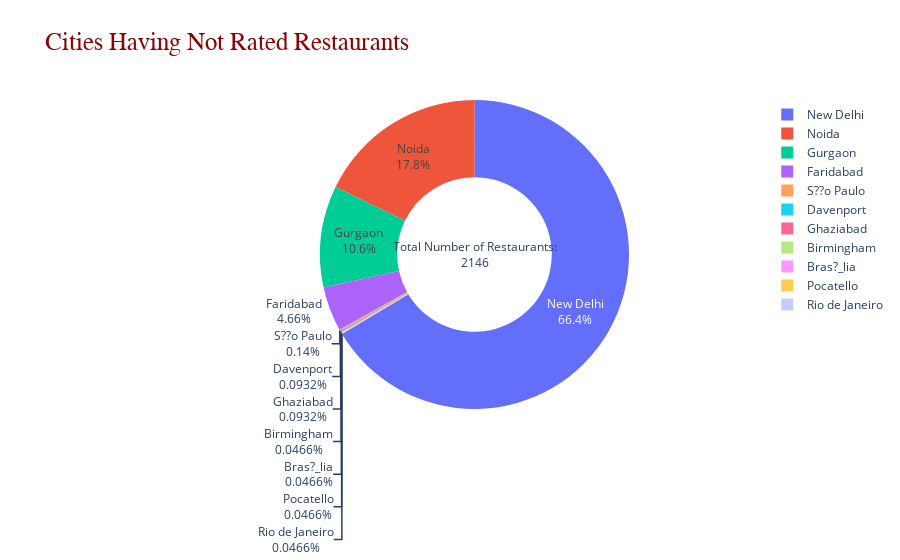

The cell this chart's notebook holds for it:
### Code cell
fig6=go.Figure(go.Pie(labels=Total_Restaurants_Not_Rated.index,
                      values=Total_Restaurants_Not_Rated.Total_Restaurants,
                      hovertemplate ="%{label}<br>Restaurant Count:%{value}",
                      hoverinfo=None,
                      texttemplate = "%{label}<br>%{percent}",
                      showlegend=True,
                      hole=0.5))
fig6.update_layout(title_text = 'Cities Having Not Rated Restaurants',
                   title_font = dict(size=25,family='Verdana',color='darkred'),
                   annotations=[dict(text='Total Number of Restaurants:<br>'+str(Total_Restaurants_Not_Rated.sum()[0]), x=0.5, y=0.5, font_size=12, showarrow=False)])
fig6.show()

### Figure 1 — Plotly figure (JSON) as saved in the notebook; plotly's stock layout.template omitted (floating-point values rounded to 4 significant figures)
{"data": [{"hole": 0.5, "hovertemplate": "%{label}<br>Restaurant Count:%{value}", "labels": ["Birmingham", "Bras?_lia", "Davenport", "Faridabad", "Ghaziabad", "Gurgaon", "New Delhi", "Noida", "Pocatello", "Rio de Janeiro", "S??o Paulo"], "showlegend": true, "texttemplate": "%{label}<br>%{percent}", "type": "pie", "values": [1, 1, 2, 100, 2, 228, 1425, 382, 1, 1, 3]}], "layout": {"annotations": [{"font": {"size": 12}, "showarrow": false, "text": "Total Number of Restaurants:<br>2146", "x": 0.5, "y": 0.5}], "title": {"font": {"color": "darkred", "family": "Verdana", "size": 25}, "text": "Cities Having Not Rated Restaurants"}}}
